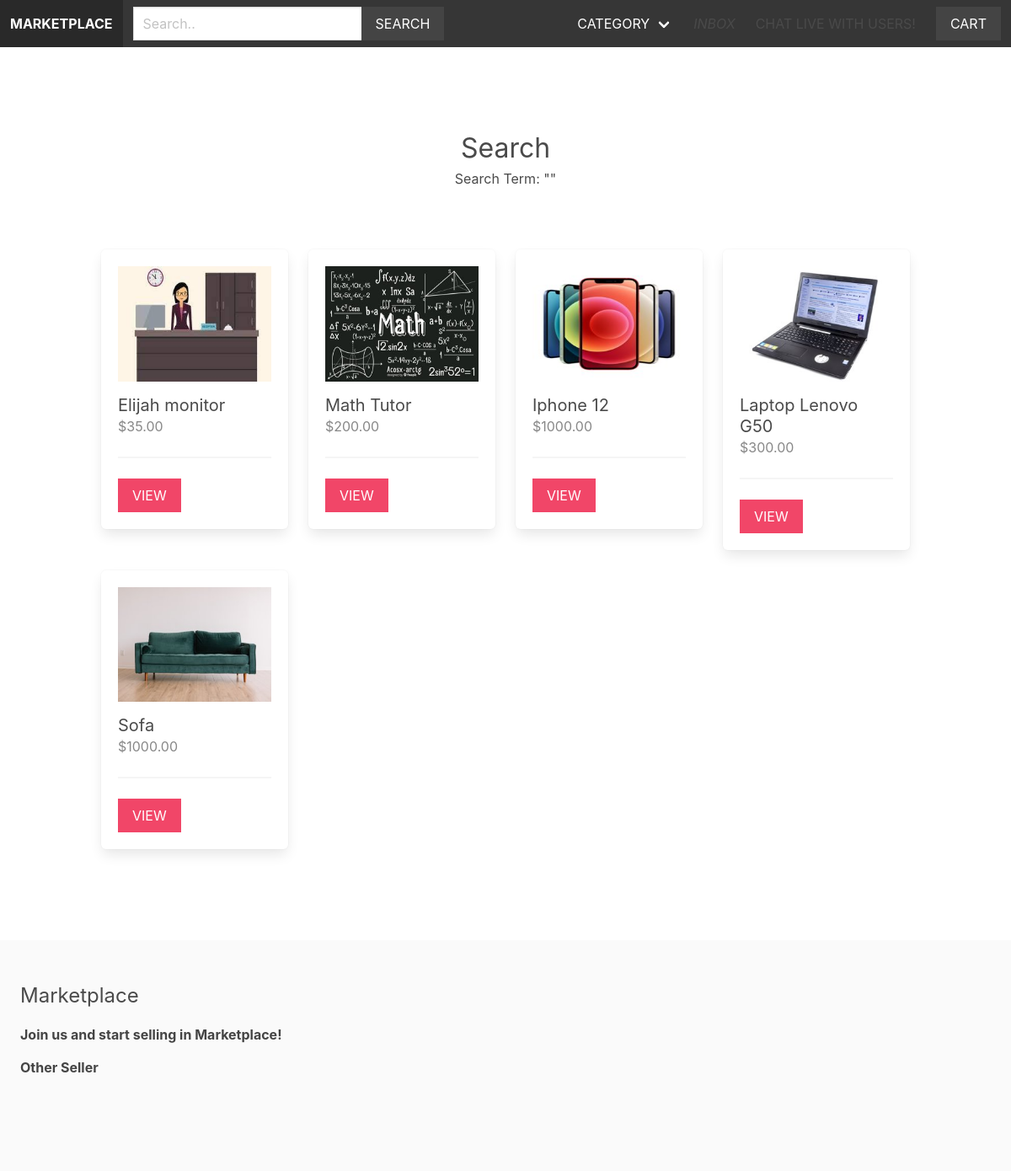
The app's page /search/ with its own data.
### apps/product/models.py (models this page shows, shortened)
class Product(models.Model):
    category = models.ForeignKey(Category, related_name='products', on_delete=models.CASCADE)
    vendor = models.ForeignKey(Vendor, related_name='products', on_delete=models.CASCADE)
    title = models.CharField(max_length=255)
    slug = models.SlugField(max_length=255)
    description = models.TextField(blank=True, null=True)
    price = models.DecimalField(max_digits= 10, decimal_places=2)
    date_added = models.DateTimeField(auto_now_add=True)
    image = models.ImageField(upload_to='uploads/', blank=True, null=True)
    thumbnail = models.ImageField(upload_to='uploads/', blank=True, null=True)
    class Meta:
        ordering = ['-date_added']
    def get_thumbnail(self):
        if self.thumbnail:
            return self.thumbnail.url

### apps/product/views.py (the view)
# urls.py: path('search/', views.search, name='search'),
def search(request):
    query = request.GET.get('query', '')
    products = Product.objects.filter(Q(title__icontains=query) | Q(description__icontains=query))
    return render(request, 'product/search.html', {'products': products, 'query':query })

### apps/cart/cart.py (called while the page is built)
    def __len__(self):
        return sum(item['quantity'] for item in self.cart.values())

### apps/cart/context_processors.py (called while the page is built)
def cart(request):
    return {'cart': Cart(request)}

### apps/product/context_processors.py (called while the page is built)
def menu_categories(request):
    categories = Category.objects.all()
    return {'menu_categories': categories}

### apps/product/templates/product/search.html (shortened to what this page needs)
{% extends 'core/base.html' %}
{% block content %}
    <div class="columns is-multiline mb-6">
        <div class="column is-12 has-text-centered mt-6 mb-6">
            <h2 class="is-size-3">Search</h2>
            <h3>Search Term: "{{ query }}"</h3>
        </div>
        {% for product in products %}
            {% include 'product/parts/list_item.html' %}
        {% endfor %}
    </div>
{% endblock %}

### apps/product/templates/product/parts/list_item.html
<div class="column is-3 product-list-item">
    <div class="box">
        <figure class="image is-4by3 mb-4">
            <img src="{{ product.get_thumbnail }}">
        </figure>
        <h2 class="subtitle">{{ product.title }}</h2>
        <h3 class="price is-size-6 mb-5">${{ product.price }}</h3>
        <hr>
        <a href="{% url 'product' product.category.slug product.slug %}" class="button is-danger is-uppercase">View</a>
    </div>
</div>

### static/styles/main.css (style rules this page uses)
.input, .button { border-radius: 0; }
.product-list-item .box .subtitle { margin-bottom: 0; }
.product-list-item .box .price { color: #888; }

### records on screen
Product: get_thumbnail (picture), title "Elijah monitor", price "35.00"
Product: get_thumbnail (picture), title "Math Tutor", price "200.00"
Product: get_thumbnail (picture), title "Iphone 12", price "1000.00"
Product: get_thumbnail (picture), title "Laptop Lenovo G50", price "300.00"
Product: get_thumbnail (picture), title "Sofa", price "1000.00"
